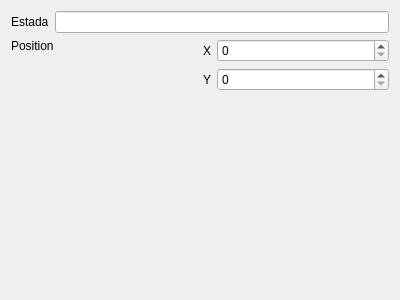
<?xml version="1.0" encoding="UTF-8"?>
<ui version="4.0">
 <class>Widget</class>
 <widget class="QWidget" name="Widget">
  <property name="geometry">
   <rect>
    <x>0</x>
    <y>0</y>
    <width>400</width>
    <height>300</height>
   </rect>
  </property>
  <property name="windowTitle">
   <string>Widget</string>
  </property>
  <layout class="QVBoxLayout" name="verticalLayout_3">
   <item>
    <layout class="QVBoxLayout" name="verticalLayout_2">
     <item>
      <layout class="QHBoxLayout" name="horizontalLayout_2">
       <item>
        <widget class="QLabel" name="label">
         <property name="text">
          <string>Estada</string>
         </property>
        </widget>
       </item>
       <item>
        <widget class="QLineEdit" name="estadoLineEdit">
         <property name="text">
          <string/>
         </property>
        </widget>
       </item>
      </layout>
     </item>
     <item>
      <layout class="QHBoxLayout" name="horizontalLayout">
       <item>
        <layout class="QVBoxLayout" name="verticalLayout">
         <item>
          <widget class="QLabel" name="label_2">
           <property name="text">
            <string>Position</string>
           </property>
          </widget>
         </item>
         <item>
          <spacer name="verticalSpacer">
           <property name="orientation">
            <enum>Qt::Vertical</enum>
           </property>
           <property name="sizeHint" stdset="0">
            <size>
             <width>20</width>
             <height>40</height>
            </size>
           </property>
          </spacer>
         </item>
        </layout>
       </item>
       <item>
        <layout class="QFormLayout" name="formLayout_2">
         <item row="0" column="0" colspan="2">
          <layout class="QFormLayout" name="formLayout">
           <item row="0" column="0">
            <widget class="QLabel" name="label_3">
             <property name="text">
              <string>X</string>
             </property>
            </widget>
           </item>
           <item row="0" column="1">
            <widget class="QSpinBox" name="xPosSpinBox"/>
           </item>
          </layout>
         </item>
         <item row="1" column="0">
          <widget class="QLabel" name="label_4">
           <property name="text">
            <string>Y</string>
           </property>
          </widget>
         </item>
         <item row="1" column="1">
          <widget class="QSpinBox" name="yPosSpinBox"/>
         </item>
         <item row="2" column="1">
          <spacer name="verticalSpacer_3">
           <property name="orientation">
            <enum>Qt::Vertical</enum>
           </property>
           <property name="sizeHint" stdset="0">
            <size>
             <width>20</width>
             <height>40</height>
            </size>
           </property>
          </spacer>
         </item>
        </layout>
       </item>
      </layout>
     </item>
    </layout>
   </item>
   <item>
    <spacer name="verticalSpacer_2">
     <property name="orientation">
      <enum>Qt::Vertical</enum>
     </property>
     <property name="sizeHint" stdset="0">
      <size>
       <width>20</width>
       <height>135</height>
      </size>
     </property>
    </spacer>
   </item>
  </layout>
 </widget>
 <layoutdefault spacing="6" margin="11"/>
 <resources/>
 <connections/>
</ui>
